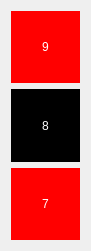
  <widget class="QWidget" name="gridLayoutWidget_3">
   <property name="geometry">
    <rect>
     <x>850</x>
     <y>160</y>
     <width>91</width>
     <height>251</height>
    </rect>
   </property>
   <layout class="QGridLayout" name="gridLayout_3">
    <item row="6" column="0">
     <widget class="QPushButton" name="pushButton_7">
      <property name="sizePolicy">
       <sizepolicy hsizetype="Minimum" vsizetype="Preferred">
        <horstretch>0</horstretch>
        <verstretch>0</verstretch>
       </sizepolicy>
      </property>
      <property name="sizeIncrement">
       <size>
        <width>0</width>
        <height>0</height>
       </size>
      </property>
      <property name="styleSheet">
       <string notr="true">background:rgb(255, 0, 0);
border: 2 px solid;
color: white;
font: 20pt &quot;Chandas&quot;;</string>
      </property>
      <property name="text">
       <string>7</string>
      </property>
      <property name="flat">
       <bool>false</bool>
      </property>
     </widget>
    </item>
    <item row="5" column="0">
     <widget class="QPushButton" name="pushButton_8">
      <property name="sizePolicy">
       <sizepolicy hsizetype="Minimum" vsizetype="Preferred">
        <horstretch>0</horstretch>
        <verstretch>0</verstretch>
       </sizepolicy>
      </property>
      <property name="styleSheet">
       <string notr="true">background:rgb(0, 0, 0);
border: 2 px solid;
color: white;
font: 20pt &quot;Chandas&quot;;</string>
      </property>
      <property name="text">
       <string>8</string>
      </property>
     </widget>
    </item>
    <item row="3" column="0">
     <widget class="QPushButton" name="pushButton_9">
      <property name="sizePolicy">
       <sizepolicy hsizetype="Minimum" vsizetype="Preferred">
        <horstretch>0</horstretch>
        <verstretch>0</verstretch>
       </sizepolicy>
      </property>
      <property name="styleSheet">
       <string notr="true">background:rgb(255, 0, 0);
border: 2 px solid;
color: white;
font: 20pt &quot;Chandas&quot;;</string>
      </property>
      <property name="text">
       <string>9</string>
      </property>
     </widget>
    </item>
   </layout>
  </widget>
